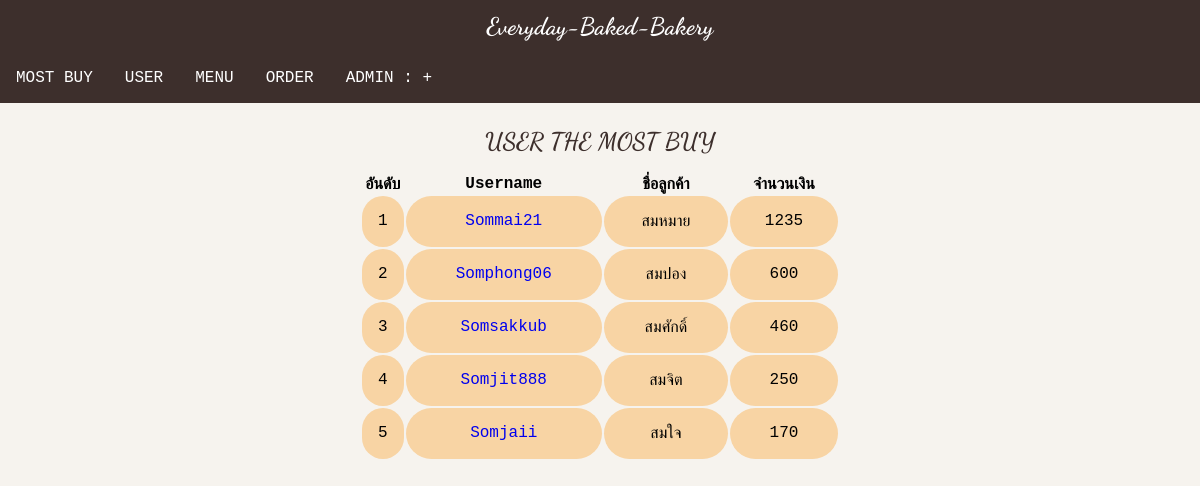
Screenshot of /project/admin/admin_home.php (signed in) with the database file from the repository.
### project/admin/admin_home.php (the view, shortened to what this page needs)
<?php include "../connect.php"?>
<html>
    <head>
        <link rel="stylesheet" href="https://cdnjs.cloudflare.com/ajax/libs/font-awesome/4.7.0/css/font-awesome.min.css">
        <link rel="stylesheet" href="./admin_css/home.css">
        <link rel="stylesheet" href="./admin_css/userorder.css">
    </head>
    <body>
        <header class="logo">everyday-baked-bakery
        </header>
        <nav class= "allbutton">
            <div class="button">
                <ul>
                    <li><a href="./admin_home.php">MOST BUY</a></li>
                    <li><a href="./showuser.php">USER</a></li>
                    <li><a href="./showmenu.php">MENU</a></li>
                    <li><a href="./showorder.php">ORDER </a></li>
                    <li><a href="#" >ADMIN : <?=$_SESSION["username"]?> +</a>
                    </li>
                </ul>
            </div>
        </nav>
        <section>
            <article class="most-contain">
                <header>USER THE MOST BUY</header>
                <table>
                    <tr>
                        <th>อันดับ</th>
                        <th>Username</th>
                        <th>ชื่อลูกค้า</th>
                        <th>จำนวนเงิน</th>
                    </tr>
                <?php
                $stmt=$pdo->prepare("SELECT ชื่อลูกค้า,ลูกค้า.username,SUM(การสั่งออเดอร์.จำนวนชิ้น*ขนม.ราคาขนม) AS จำนวนเงินสูงสุด FROM การสั่งออเดอร์ JOIN ลูกค้า ON การสั่งออเดอร์.username=ลูกค้า.username JOIN ขนม ON ขนม.รหัสขนม=การสั่งออเดอร์.รหัสขนม GROUP BY username ORDER BY จำนวนเงินสูงสุด DESC");
                $stmt->execute();
                for($x=1;$x<=5;$x++):
                    $row=$stmt->fetch();
                ?>
                    <tr class="showorder">
                        <td class="number"><?=$x?></td>
                        <td><a href="./userorder.php?user=<?=$row["username"]?>"><?=$row["username"]?></a></td>
                        <td><?=$row["ชื่อลูกค้า"]?></td>
                        <td><?=$row["จำนวนเงินสูงสุด"]?></td>
                    </tr>
                <?php endfor;?>
                </table>
            </article>
        </section>
    </body>
</html>

### project/admin/admin_css/home.css (style rules this page uses)
* { margin: 0; padding: 0; box-sizing: border-box; text-transform: capitalize; text-decoration: none; }
body { font-family: "Lucida Console", "Courier New", monospace; background-color:#f6f3ee; margin:0; }
.logo { font-family: 'Dancing Script', cursive; font-size:1.5em; color:#FFFFFF; background-color:#3d2f2c; margin:0; padding:0.5em; text-align:center; }
.allbutton { display: flex; position: relative; justify-content: space-between; align-items: center; background-color:#3d2f2c ; color: white; }
.button ul { margin: 0; padding: 0; display: flex; }
.button li { list-style: none; }
.button li a { text-decoration: none; color: white; padding: 1rem; display: block; }

### project/admin/admin_css/userorder.css (style rules this page uses)
.most-contain { margin:2% 30%; }
table { margin: auto; text-align: center; }
td.number { width:5%; }
header { text-align: center; font-family: 'Dancing Script', cursive; margin: 0.7em; font-weight:bold; color:#3d2f2c; font-size:150%; }
.showorder>td { border-radius:2em; padding:1em; background-color:#F8D4A4; }
a { text-decoration: none; }

### rows the page displays
ลูกค้า: username "Sommai21", value "สมหมาย", จำนวนเง "1235"
ลูกค้า: username "Somphong06", value "สมปอง", จำนวนเง "600"
ลูกค้า: username "Somsakkub", value "สมศักดิ์", จำนวนเง "460"
ลูกค้า: username "Somjit888", value "สมจิต", จำนวนเง "250"
ลูกค้า: username "Somjaii", value "สมใจ", จำนวนเง "170"
